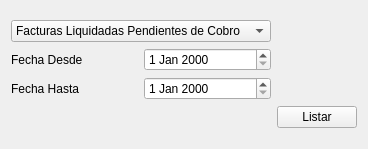
<?xml version="1.0" encoding="UTF-8"?>
<ui version="4.0">
 <class>vtnListar</class>
 <widget class="QWidget" name="vtnListar">
  <property name="geometry">
   <rect>
    <x>0</x>
    <y>0</y>
    <width>327</width>
    <height>149</height>
   </rect>
  </property>
  <property name="windowTitle">
   <string>Listar</string>
  </property>
  <layout class="QVBoxLayout" name="verticalLayout">
   <item>
    <layout class="QGridLayout" name="gridLayout">
     <item row="1" column="0">
      <widget class="QLabel" name="label">
       <property name="text">
        <string>Fecha Desde</string>
       </property>
      </widget>
     </item>
     <item row="1" column="1">
      <widget class="QDateEdit" name="dateEdit"/>
     </item>
     <item row="2" column="0">
      <widget class="QLabel" name="label_2">
       <property name="text">
        <string>Fecha Hasta</string>
       </property>
      </widget>
     </item>
     <item row="2" column="1">
      <widget class="QDateEdit" name="dateEdit_2"/>
     </item>
     <item row="0" column="0" colspan="2">
      <widget class="QComboBox" name="comboBox">
       <item>
        <property name="text">
         <string>Facturas Liquidadas Pendientes de Cobro</string>
        </property>
       </item>
       <item>
        <property name="text">
         <string>Productos en Stock</string>
        </property>
       </item>
       <item>
        <property name="text">
         <string>Ventas Realizadas</string>
        </property>
       </item>
       <item>
        <property name="text">
         <string>Clientes</string>
        </property>
       </item>
      </widget>
     </item>
     <item row="3" column="2">
      <widget class="QPushButton" name="pushButton">
       <property name="text">
        <string>Listar</string>
       </property>
      </widget>
     </item>
    </layout>
   </item>
  </layout>
 </widget>
 <tabstops>
  <tabstop>comboBox</tabstop>
  <tabstop>dateEdit</tabstop>
  <tabstop>dateEdit_2</tabstop>
 </tabstops>
 <resources/>
 <connections/>
</ui>
